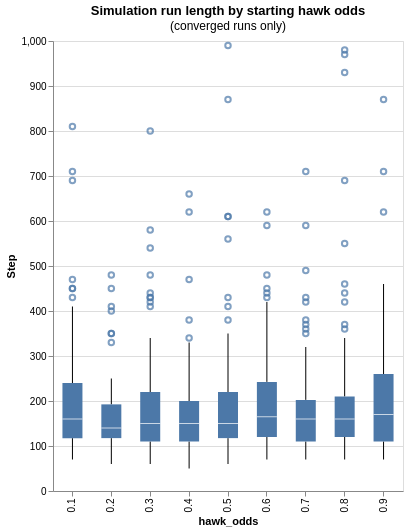

The cell this chart's notebook holds for it:
### Markdown cell above
### what about the distribution of run length by starting hawk odds?

### Code cell
alt.Chart(converged_df).mark_boxplot(size=20).encode(
    x='hawk_odds:N',
    y='Step',
).properties(
    title=alt.TitleParams(
        "Simulation run length by starting hawk odds",
        subtitle="(converged runs only)"),
    width=350, height=450)

### Figure 1 — Vega-Lite specification as saved in the notebook (floating-point values rounded to 4 significant figures; data arrays with more than 128 entries replaced by an {"elided": "..."} marker saying what was removed)
{"config": {"view": {"continuousWidth": 300, "continuousHeight": 300}}, "data": {"name": "data-cf86730cb9be52bab873e925603514de"}, "mark": {"type": "boxplot", "size": 20}, "encoding": {"x": {"field": "hawk_odds", "type": "nominal"}, "y": {"field": "Step", "type": "quantitative"}}, "height": 450, "title": {"text": "Simulation run length by starting hawk odds", "subtitle": "(converged runs only)"}, "width": 350, "$schema": "https://vega.github.io/schema/vega-lite/v6.4.1.json", "datasets": {"data-cf86730cb9be52bab873e925603514de": {"elided": "818 records"}}}
